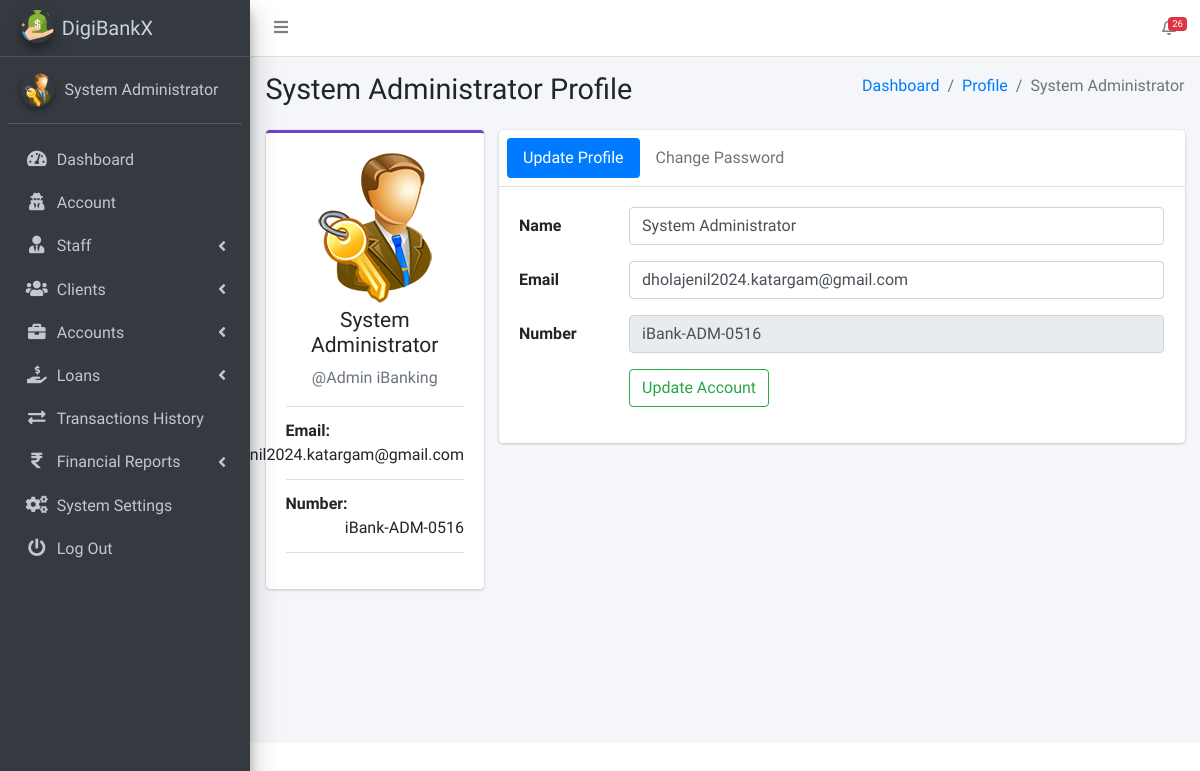
The app's page /admin/pages_account.php (signed in) with its own data.
### tables this page shows
CREATE TABLE `ib_systemsettings` (
  `id` int(20) NOT NULL,
  `sys_name` longtext NOT NULL,
  `sys_tagline` longtext NOT NULL,
  `sys_logo` varchar(200) NOT NULL,
  `is_active` tinyint(1) NOT NULL DEFAULT 1
);

CREATE TABLE `ib_admin` (
  `admin_id` int(11) NOT NULL,
  `name` varchar(200) NOT NULL,
  `email` varchar(200) NOT NULL,
  `number` varchar(200) NOT NULL,
  `password` varchar(200) NOT NULL,
  `profile_pic` varchar(200) NOT NULL,
  `is_active` tinyint(1) NOT NULL DEFAULT 1,
  `otp` varchar(6) DEFAULT NULL,
  `otp_expiry` datetime DEFAULT NULL
);

### admin/pages_account.php (the view, shortened to what this page needs)
<?php
include('conf/config.php');
?>
<!DOCTYPE html>
<html>
<?php include("dist/_partials/head.php"); ?>
<body class="hold-transition sidebar-mini layout-fixed layout-navbar-fixed">
    <div class="wrapper">
        <?php include("dist/_partials/nav.php"); ?>
        <?php include("dist/_partials/sidebar.php"); ?>
        <div class="content-wrapper">
            <?php
            $admin_id = $_SESSION['admin_id'];
            $ret = "SELECT * FROM  iB_admin  WHERE admin_id = ? ";
            $stmt = $mysqli->prepare($ret);
            $stmt->bind_param('i', $admin_id);
            $stmt->execute();
            $res = $stmt->get_result();
            while ($row = $res->fetch_object()) {
                if ($row->profile_pic == '') {
                    $profile_picture = "
                        <img class='img-fluid'
                        src='dist/img/user_icon.png'
                        alt='User profile picture'>
                        ";
                } else {
                    $profile_picture = "
                        <img class=' img-fluid'
                        src='dist/img/$row->profile_pic'
                        alt='User profile picture'>
                        ";
                }
            ?>
                <section class="content-header">
                    <div class="container-fluid">
                        <div class="row mb-2">
                            <div class="col-sm-6">
                                <h1><?php echo $row->name; ?> Profile</h1>
                            </div>
                            <div class="col-sm-6">
                                <ol class="breadcrumb float-sm-right">
                                    <li class="breadcrumb-item"><a href="pages_dashboard.php">Dashboard</a></li>
                                    <li class="breadcrumb-item"><a href="pages_account.php">Profile</a></li>
                                    <li class="breadcrumb-item active"><?php echo $row->name; ?></li>
                                </ol>
                            </div>
                        </div>
                    </div>
                </section>
                <section class="content">
                    <div class="container-fluid">
                        <div class="row">
                            <div class="col-md-3">
                                <div class="card card-purple card-outline">
                                    <div class="card-body box-profile">
                                        <div class="text-center">
                                            <?php echo $profile_picture; ?>
                                        </div>
                                        <h3 class="profile-username text-center"><?php echo $row->name; ?></h3>
                                        <p class="text-muted text-center">@Admin iBanking </p>
                                        <ul class="list-group list-group-unbordered mb-3">
                                            <li class="list-group-item">
                                                <b>Email: </b> <a class="float-right"><?php echo $row->email; ?></a>
                                            </li>
                                            <li class="list-group-item">
                                                <b>Number: </b> <a class="float-right"><?php echo $row->number; ?></a>
                                            </li>
                                        </ul>
                                    </div>
                                </div>
                            </div>
                            <div class="col-md-9">
                                <div class="card">
                                    <div class="card-header p-2">
                                        <ul class="nav nav-pills">
                                            <li class="nav-item"><a class="nav-link active" href="#update_Profile" data-toggle="tab">Update Profile</a></li>
                                            <li class="nav-item"><a class="nav-link" href="#Change_Password" data-toggle="tab">Change Password</a></li>
                                        </ul>
                                    </div>
                                    <div class="card-body">
                                        <div class="tab-content">
                                            <div class="tab-pane active" id="update_Profile">
                                                <form method="post" class="form-horizontal">
                                                    <div class="form-group row">
                                                        <label for="inputName" class="col-sm-2 col-form-label">Name</label>
                                                        <div class="col-sm-10">
                                                            <input type="text" name="name" required class="form-control" value="<?php echo $row->name; ?>" id="inputName">
                                                        </div>
                                                    </div>
                                                    <div class="form-group row">
                                                        <label for="inputEmail" class="col-sm-2 col-form-label">Email</label>
                                                        <div class="col-sm-10">
                                                            <input type="email" name="email" required value="<?php echo $row->email; ?>" class="form-control" id="inputEmail">
                                                        </div>
                                                    </div>
                                                    <div class="form-group row">
                                                        <label for="inputName2" class="col-sm-2 col-form-label">Number</label>
                                                        <div class="col-sm-10">
                                                            <input type="text" class="form-control" required readonly name="number" value="<?php echo $row->number; ?>" id="inputName2">
                                                        </div>
                                                    </div>
                                                    <div class="form-group row">
                                                        <div class="offset-sm-2 col-sm-10">
                                                            <button name="update_account" type="submit" class="btn btn-outline-success">Update Account</button>
                                                        </div>
                                                    </div>
                                                </form>
                                            </div>
                                        </div>
                                    </div>
                                </div>
                            </div>
                        </div>
                    </div>
                </section>
            <?php } ?>
        </div>
    </div>
</body>
</html>

### admin/dist/_partials/sidebar.php (shortened to what this page needs)
<aside class="main-sidebar sidebar-dark-primary elevation-4">
    <?php
    $admin_id = $_SESSION['admin_id'];
    $query = "SELECT * FROM iB_admin WHERE admin_id = ?";
    $stmt = $mysqli->prepare($query);
    $stmt->bind_param('i', $admin_id);
    $stmt->execute();
    $res = $stmt->get_result();
    while ($row = $res->fetch_object()) {
        $profile_picture = empty($row->profile_pic)
            ? "<img src='dist/img/user_icon.png' class='img-circle elevation-2' alt='User Image'>"
            : "<img src='dist/img/$row->profile_pic' class='img-circle elevation-2' alt='User Image'>";
        $sys_query = "SELECT * FROM iB_SystemSettings";
        $stmt = $mysqli->prepare($sys_query);
        $stmt->execute();
        $sys_res = $stmt->get_result();
        while ($sys = $sys_res->fetch_object()) {
            ?>
            <a href="pages_dashboard.php" class="brand-link text-light">
                <img src="dist/img/<?php echo $sys->sys_logo; ?>" alt="Logo" class="brand-image img-circle elevation-3">
                <span class="brand-text font-weight-light"><?php echo $sys->sys_name; ?></span>
            </a>
            <div class="sidebar">
                <div class="user-panel mt-3 pb-3 mb-3 d-flex">
                    <div class="image"><?php echo $profile_picture; ?></div>
                    <div class="info">
                        <a href="#" class="d-block"><?php echo $row->name; ?></a>
                    </div>
                </div>
                <nav class="mt-2">
                    <ul class="nav nav-pills nav-sidebar flex-column" data-widget="treeview" role="menu">
                        <li class="nav-item">
                            <a href="pages_dashboard.php" class="nav-link">
                                <i class="nav-icon fas fa-tachometer-alt"></i>
                                <p>Dashboard</p>
                            </a>
                        </li>
                        <li class="nav-item">
                            <a href="pages_account.php" class="nav-link">
                                <i class="nav-icon fas fa-user-secret"></i>
                                <p>Account</p>
                            </a>
                        </li>
                        <li class="nav-item has-treeview">
                            <a href="#" class="nav-link">
                                <i class="nav-icon fas fa-user-tie"></i>
                                <p>Staff <i class="fas fa-angle-left right"></i></p>
                            </a>
                        </li>
                        <li class="nav-item has-treeview">
                            <a href="#" class="nav-link">
                                <i class="nav-icon fas fa-users"></i>
                                <p>Clients <i class="fas fa-angle-left right"></i></p>
                            </a>
                        </li>
                        <li class="nav-item has-treeview">
                            <a href="#" class="nav-link">
                                <i class="nav-icon fas fa-briefcase"></i>
                                <p>Accounts <i class="fas fa-angle-left right"></i></p>
                            </a>
                        </li>
                        <li class="nav-item has-treeview">
                            <a href="#" class="nav-link">
                                <i class="nav-icon fas fa-hand-holding-usd"></i>
                                <p>
                                    Loans
                                    <i class="fas fa-angle-left right"></i>
                                </p>
                            </a>
                        </li>
                        <li class="nav-item">
                            <a href="pages_transactions_engine.php" class="nav-link">
                                <i class="nav-icon fas fa-exchange-alt"></i>
                                <p>Transactions History</p>
                            </a>
                        </li>
                        <li class="nav-item has-treeview">
                            <a href="#" class="nav-link">
                                <i class="nav-icon fas fa-rupee-sign"></i>
                                <p>Financial Reports <i class="fas fa-angle-left right"></i></p>
                            </a>
                        </li>
                        <li class="nav-item">
                            <a href="pages_system_settings.php" class="nav-link">
                                <i class="nav-icon fas fa-cogs"></i>
                                <p>System Settings</p>
                            </a>
                        </li>
                        <li class="nav-item">
                            <a href="pages_logout.php" class="nav-link">
                                <i class="nav-icon fas fa-power-off"></i>
                                <p>Log Out</p>
                            </a>
                        </li>
                    </ul>
                </nav>
            </div>
        </aside>
    <?php }
    } ?>

### records on screen
ib_admin: name "System Administrator", profile_pic (picture), email "dholajenil2024.katargam@gmail.com", number "iBank-ADM-0516"
ib_systemsettings: sys_logo (picture), sys_name "DigiBankX", ib_admin.profile_pic (picture)

### other values on screen
$ntf "26"
